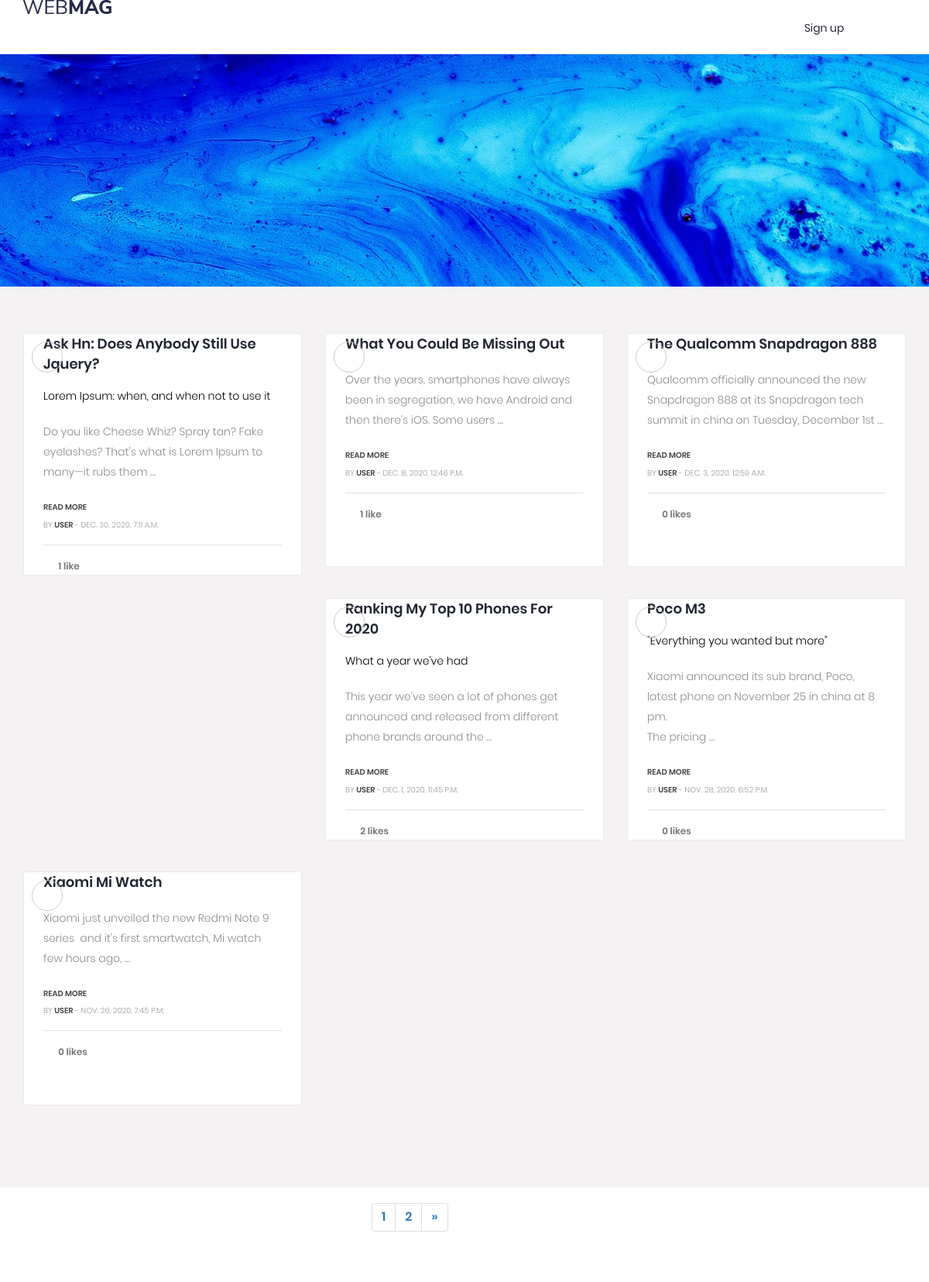
The app's page / (upper part), older data.
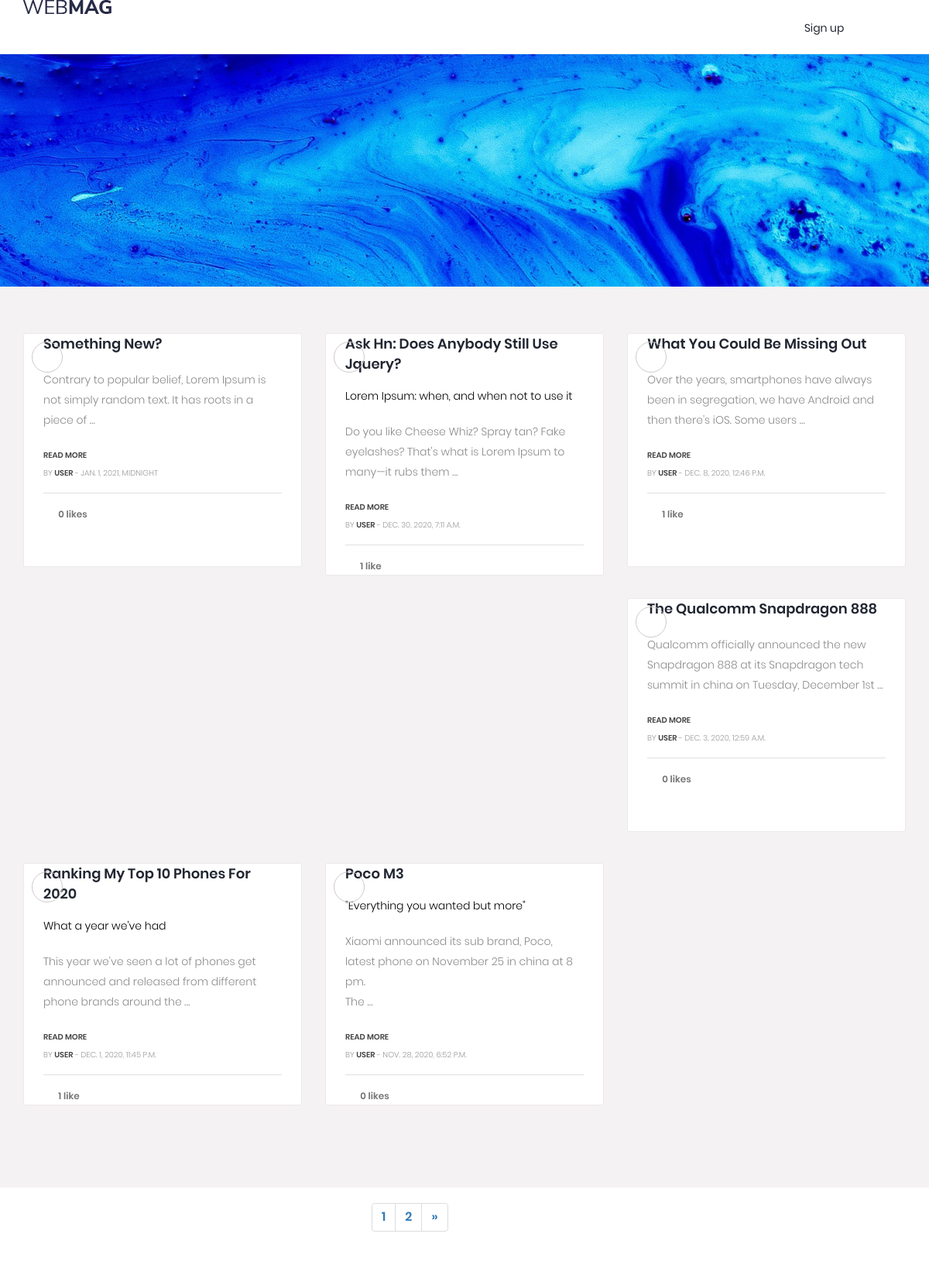
The same page, newer data.
### Site/models.py (models this page shows, shortened)
class Article(models.Model):
    STATUS_CHOICES = (
        ('draft', 'Draft'),
        ('published', 'Published'),
    )
    objects = models.Manager()
    published = PublishedManager()
    title = models.CharField(max_length=250)
    Author = models.ForeignKey(User, related_name='author', on_delete=models.PROTECT)
    body = HTMLField()
    from pyuploadcare.dj.models import ImageField
    cover_photo = ImageField(blank=True, null=True)
    slug = models.SlugField(max_length=100)
    snippet = models.CharField(max_length=150, blank=True, null=True)
    publish_date = models.DateTimeField(default=timezone.now)
    is_featured = models.BooleanField(default=False)
    likes = models.ManyToManyField(User, related_name='likes', blank=True)
    status = models.CharField(max_length=10, choices=STATUS_CHOICES, default='draft')
    class Meta:
        verbose_name = 'Article'
        verbose_name_plural = 'Articles'
        ordering = ['-id']

### Site/views.py (the view)
# urls.py: 2. Add a URL to urlpatterns:  path('', views.home, name='home')
def home(request):
    post_list = Article.published.all().order_by('-publish_date', '-id')
    paginator = Paginator(post_list, 6)
    page = request.GET.get('page')
    try:
        post = paginator.page(page)
    except PageNotAnInteger:
        post = paginator.page(1)
    except EmptyPage:
        post = paginator.page(paginator.num_pages)
    if page is None:
        start_index = 0
        end_index = 7
    else:
        (start_index, end_index) = proper_pagination(post, index=4)
    page_range = list(paginator.page_range)[start_index:end_index]
    query = request.GET.get('q')
    authored = Article.objects.filter(Author__username=request.user.username)[:4]
    if query:
        post = Article.published.filter(
            Q(title__icontains=query) |
            Q(Author__username__icontains=query)
        )
    context = {
        'post': post,
        'authored_post': authored,
        'page_range': page_range
    }
    return render(request, 'blog/home.html', context)

### Site/models.py (called while the page is built)
    def get_queryset(self):
        return super(PublishedManager, self).get_queryset().filter(status="published")

### templates/blog/home.html (shortened to what this page needs)
{% load static %}
<!DOCTYPE html>
<html lang="en">
<head>
	<link rel="stylesheet" href="{% static 'css/bootstrap.min.css' %}">
	<link rel="stylesheet" href="{% static 'css/font-awesome.min.css' %}">
	<link rel="stylesheet" href="{% static 'css/stylesheet.css' %}">
	<link rel="stylesheet" href="/static/css/style.css">
</head>
<body>
<header id="header">
	<div id="nav">
		<div id="nav-fixed">
			<div class="container">
				<div class="nav-logo">
					<a href="{% url 'home' %}" class="logo"><img src="/static/img/logo.png" alt=""></a>
				</div>
				<div class="nav-btns">
					{%if not user.is_authenticated %}
					<a class="btn btn-outline-secondary" href="{% url 'signup' %}">Sign up</a>
					{% endif %}
					<button class="search-btn"><i class="fa fa-search"></i></button>
				</div>
			</div>
		</div>
	</div>
</header>
<div class="slider"></div>
<section>
	<div class="gap gray-bg">
		<div class="container">
			<div class="row" id="page-contents">
				<div class=" col-lg-12">
					<div class="blog-sec" >
						<div class="row">
							{% for item in post%}
							<div class="col-lg-4 col-sm-6">
								<div class="g-post-classic">
									<figure>
										<i class="fa fa-laptop"></i>
									</figure>
									<div class="g-post-meta" style="height:300px;">
										<div class="post-title">
											<h4><a title="" href="{% url 'article_detail' item.id item.slug %}">{{ item.title|title }}</a></h4>
											{% if item.snippet %}
											<p class="text-black" >{{ item.snippet }}</p>
											{% endif %}
											<p class="text-black-50" style="margin-top:0;" >{{ item.body|safe|truncatewords:18 }}</p>
											<span class="p-date"> <a href="{% url 'article_detail' item.id item.slug %}" title="">READ MORE</a></span><br>
											<span class="p-date">by <a href="#" title="">{{ item.Author }}</a> -  {{ item.publish_date }}</span>
										</div>
										<div class="g-post-ranking">
											<a title="" href="" class="likes"><i class="fa fa-heart-o"></i>{{ item.likes.count }} like{{ item.likes.count|pluralize }}</a>
										</div>
									</div>
								</div>
							</div>
							{% empty %}
							<h3>No post found by {{ request.GET.q }}</h3>
							{% endfor %}
						</div>
					</div>
				</div>
			</div>
		</div>
	</div>
</section>
<div style="float:left;margin-left:40%">
	<ul class="pagination">
		{% for p in page_range %}
		{% if p.number == p %}
		<li class="page-item active">
			<a href="?page={{ p }}" class="page-link">{{ p }}</a>
		</li>
		{% else %}
		<li class="page-item">
			<a href="?page={{ p }}" class="page-link">{{ p }}</a>
		</li>
		{% endif %}
		{% endfor %}
		{% if post.has_next %}
		<li class="page-item ">
			<a href="?page={{ post.previous_next_number }}" class="page-link">&raquo;</a>
		</li>
		{% endif %}
	</ul>
</div>
</body>
</html>

Row changes from the older to the newer data that the page shows:
no longer on this page (row unchanged): Article: title "Xiaomi Mi Watch", body "Xiaomi just unveiled the new Redmi Note 9 series and it's first smartwatch, Mi watch few hours ago, …", Author "USER", publish_date "NOV. 26, 2020, 7:45 P.M.", likes.count "0"
added Article: title "Something New?", body "Contrary to popular belief, Lorem Ipsum is not simply random text. It has roots in a piece of …", Author "USER", publish_date "JAN. 1, 2021, MIDNIGHT", likes.count "0"
computed for Article "Ranking My Top 10 Phones For 2020": likes.count "2" → "1"
changed Article "Poco M3": body "Xiaomi announced its sub brand, Poco, latest phone on November 25 in china at 8 pm. The pricing …" → "Xiaomi announced its sub brand, Poco, latest phone on November 25 in china at 8 pm. The …"
